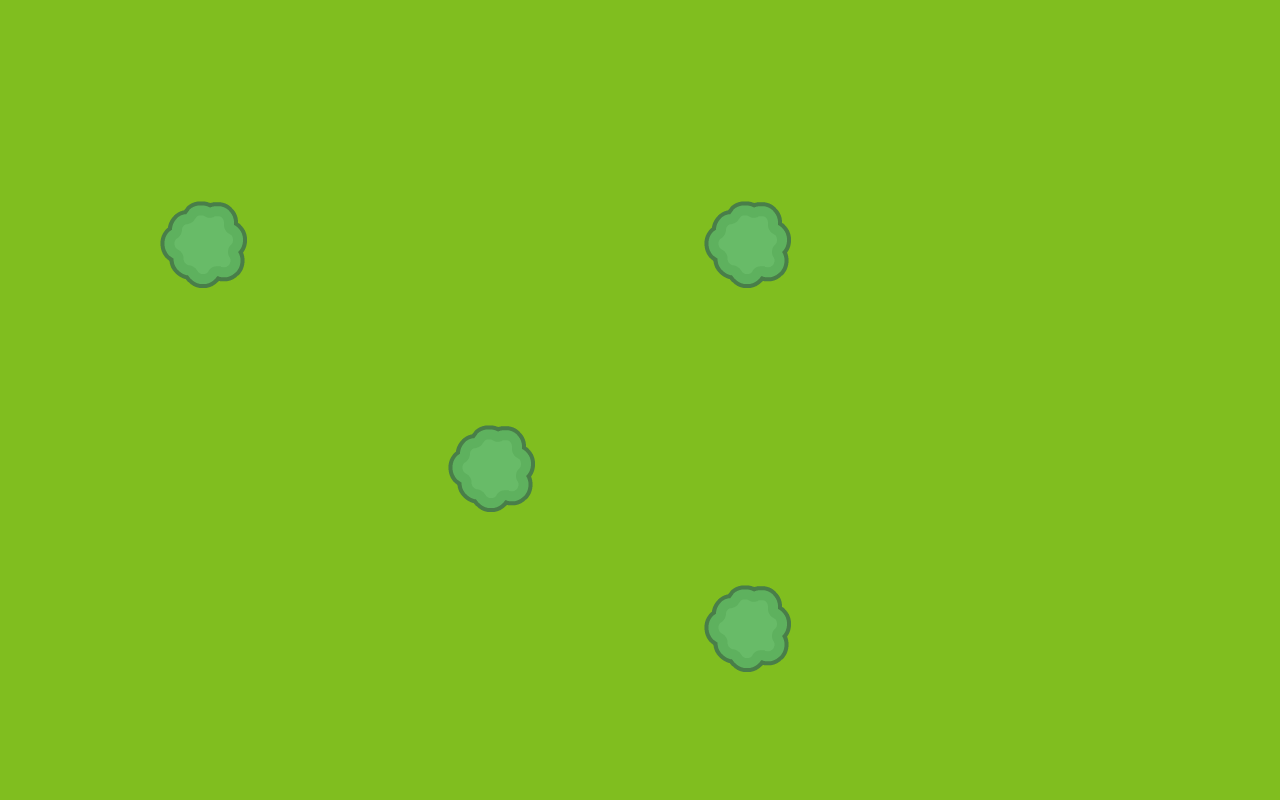

A level layout from a 2D game, rendered from its tile map. Below: a short description, then the map file with its tile-grid data intact:
An orthogonal 40x25 tile map with 32x32 px tiles, 2 tile layers (land, obstacles), 2 tilesets and 4 objects.

<map version="1.0" tiledversion="1.0.2" orientation="orthogonal" renderorder="right-down" width="40" height="25" tilewidth="32" tileheight="32" nextobjectid="25">
 <tileset firstgid="1" source="grass.tsx" />
 <tileset firstgid="17" source="treeSmall.tsx" />
 <layer name="land" width="40" height="25">
  <data encoding="csv">
4,4,1,2,3,4,4,4,4,4,4,4,4,4,1,2,3,4,4,4,4,8,8,8,8,8,8,8,8,8,1,2,3,4,4,4,4,4,4,4,
8,1,2,3,4,4,8,8,8,8,8,8,8,8,5,6,7,8,8,8,8,12,12,12,12,12,12,12,12,12,3,4,4,8,8,8,8,8,4,4,
12,1,2,3,4,8,12,12,12,12,12,12,12,12,9,10,11,12,12,12,12,16,16,16,16,16,16,16,16,16,1,2,3,4,12,12,12,1,2,3,
4,1,1,2,3,4,16,16,16,16,16,16,16,1,13,14,15,16,16,16,16,5,9,9,9,13,13,14,15,16,5,1,1,2,3,4,16,5,6,7,
8,5,1,1,1,1,1,1,1,1,1,1,1,5,5,5,9,9,9,9,9,9,13,13,13,13,14,15,16,9,9,5,5,1,1,1,2,9,10,11,
1,9,5,5,5,5,5,5,5,5,5,5,5,9,9,9,13,13,13,13,13,13,14,15,16,12,12,16,16,13,13,9,9,5,5,5,1,13,14,15,
5,13,9,9,9,9,9,9,9,9,9,9,9,13,13,13,14,15,16,8,8,12,12,12,16,16,16,15,16,8,13,13,13,9,9,9,5,13,14,15,
9,9,13,13,13,13,13,13,13,13,13,13,13,14,15,16,3,4,8,12,12,16,16,16,15,16,12,12,12,12,12,12,12,13,13,13,9,13,14,15,
13,13,13,13,13,13,13,13,13,13,13,1,2,3,4,4,4,8,12,16,16,15,16,16,16,16,16,16,16,16,16,16,16,9,13,13,13,13,14,15,
12,12,13,14,15,16,16,16,16,1,2,3,4,4,8,8,8,12,16,13,13,13,13,13,13,13,13,13,13,13,13,13,13,13,14,15,16,13,14,15,
16,16,16,16,16,16,16,13,1,2,3,4,8,8,12,12,12,16,12,12,12,12,12,8,8,8,8,8,8,4,4,4,1,2,3,4,1,13,14,15,
9,9,5,5,13,14,15,1,1,1,2,3,4,12,16,16,16,16,16,16,16,16,16,12,12,12,12,1,2,3,4,4,4,1,1,1,5,13,14,15,
1,1,2,3,4,4,4,4,4,4,4,4,4,4,4,4,4,4,4,4,4,4,4,4,4,1,2,3,4,4,1,1,1,5,5,5,1,13,14,15,
5,5,1,1,1,1,1,1,1,1,1,1,1,1,1,1,1,1,1,1,1,1,1,1,1,2,3,4,8,8,5,5,5,9,9,9,1,13,14,15,
9,9,5,5,5,5,5,5,5,5,5,5,5,5,5,5,5,5,5,5,5,5,5,5,5,1,1,1,1,1,9,9,9,13,13,13,1,13,14,15,
3,4,9,9,9,9,9,9,9,9,9,9,9,9,1,2,3,4,4,4,4,4,4,4,9,5,5,5,5,5,13,13,13,14,15,16,1,13,14,15,
3,4,13,13,13,13,13,13,13,1,2,3,4,4,4,4,4,8,8,8,8,8,8,8,13,9,9,9,9,9,9,9,9,1,2,1,5,13,14,15,
3,4,1,2,3,4,4,4,4,4,4,4,8,8,8,8,8,12,1,1,1,1,1,1,1,13,13,13,13,13,13,13,13,1,1,1,9,13,14,15,
3,4,1,1,1,1,1,1,2,3,4,4,4,4,4,4,4,4,4,4,4,4,4,4,4,4,4,4,4,4,4,4,4,5,5,1,13,14,15,16,
3,4,5,5,5,5,5,5,1,1,1,1,1,1,1,1,1,1,1,1,1,1,1,1,1,1,1,1,1,1,1,1,1,9,9,5,13,14,15,16,
3,4,9,9,9,9,9,9,5,5,5,5,5,5,5,5,5,5,5,5,5,5,5,5,5,5,5,5,5,5,5,5,5,13,13,9,13,14,15,16,
7,8,13,13,13,13,13,13,9,9,9,9,9,9,9,1,2,3,4,4,4,4,4,4,4,4,4,4,4,4,4,4,4,4,4,4,4,4,4,4,
11,12,4,4,4,4,2,3,4,4,4,4,4,4,4,4,4,4,8,8,8,8,8,8,8,8,8,8,8,8,8,8,8,8,8,8,8,8,8,8,
15,16,8,8,8,8,6,7,8,8,8,8,8,8,8,8,8,8,12,12,12,12,12,12,12,12,12,12,12,12,12,12,12,12,12,12,12,12,12,12,
12,12,12,12,12,12,10,11,12,12,12,12,12,12,12,12,12,12,16,16,16,16,16,16,16,16,16,16,16,16,16,16,16,16,16,16,16,16,16,16
</data>
 </layer>
 <objectgroup name="physics">
  <object id="20" x="163" y="204" width="85" height="82" />
  <object id="21" x="705" y="198" width="86" height="91" />
  <object id="22" x="449" y="424" width="86" height="87" />
  <object id="24" x="708" y="588" width="81" height="83" />
 </objectgroup>
 <layer name="obstacles" width="40" height="25">
  <data encoding="csv">
0,0,0,0,0,0,0,0,0,0,0,0,0,0,0,0,0,0,0,0,0,0,0,0,0,0,0,0,0,0,0,0,0,0,0,0,0,0,0,0,
0,0,0,0,0,0,0,0,0,0,0,0,0,0,0,0,0,0,0,0,0,0,0,0,0,0,0,0,0,0,0,0,0,0,0,0,0,0,0,0,
0,0,0,0,0,0,0,0,0,0,0,0,0,0,0,0,0,0,0,0,0,0,0,0,0,0,0,0,0,0,0,0,0,0,0,0,0,0,0,0,
0,0,0,0,0,0,0,0,0,0,0,0,0,0,0,0,0,0,0,0,0,0,0,0,0,0,0,0,0,0,0,0,0,0,0,0,0,0,0,0,
0,0,0,0,0,0,0,0,0,0,0,0,0,0,0,0,0,0,0,0,0,0,0,0,0,0,0,0,0,0,0,0,0,0,0,0,0,0,0,0,
0,0,0,0,0,0,0,0,0,0,0,0,0,0,0,0,0,0,0,0,0,0,0,0,0,0,0,0,0,0,0,0,0,0,0,0,0,0,0,0,
0,0,0,0,0,0,0,0,0,0,0,0,0,0,0,0,0,0,0,0,0,0,0,0,0,0,0,0,0,0,0,0,0,0,0,0,0,0,0,0,
0,0,0,0,0,0,0,0,0,0,0,0,0,0,0,0,0,0,0,0,0,0,0,0,0,0,0,0,0,0,0,0,0,0,0,0,0,0,0,0,
0,0,0,0,0,17,0,0,0,0,0,0,0,0,0,0,0,0,0,0,0,0,17,0,0,0,0,0,0,0,0,0,0,0,0,0,0,0,0,0,
0,0,0,0,0,0,0,0,0,0,0,0,0,0,0,0,0,0,0,0,0,0,0,0,0,0,0,0,0,0,0,0,0,0,0,0,0,0,0,0,
0,0,0,0,0,0,0,0,0,0,0,0,0,0,0,0,0,0,0,0,0,0,0,0,0,0,0,0,0,0,0,0,0,0,0,0,0,0,0,0,
0,0,0,0,0,0,0,0,0,0,0,0,0,0,0,0,0,0,0,0,0,0,0,0,0,0,0,0,0,0,0,0,0,0,0,0,0,0,0,0,
0,0,0,0,0,0,0,0,0,0,0,0,0,0,0,0,0,0,0,0,0,0,0,0,0,0,0,0,0,0,0,0,0,0,0,0,0,0,0,0,
0,0,0,0,0,0,0,0,0,0,0,0,0,0,0,0,0,0,0,0,0,0,0,0,0,0,0,0,0,0,0,0,0,0,0,0,0,0,0,0,
0,0,0,0,0,0,0,0,0,0,0,0,0,0,0,0,0,0,0,0,0,0,0,0,0,0,0,0,0,0,0,0,0,0,0,0,0,0,0,0,
0,0,0,0,0,0,0,0,0,0,0,0,0,0,17,0,0,0,0,0,0,0,0,0,0,0,0,0,0,0,0,0,0,0,0,0,0,0,0,0,
0,0,0,0,0,0,0,0,0,0,0,0,0,0,0,0,0,0,0,0,0,0,0,0,0,0,0,0,0,0,0,0,0,0,0,0,0,0,0,0,
0,0,0,0,0,0,0,0,0,0,0,0,0,0,0,0,0,0,0,0,0,0,0,0,0,0,0,0,0,0,0,0,0,0,0,0,0,0,0,0,
0,0,0,0,0,0,0,0,0,0,0,0,0,0,0,0,0,0,0,0,0,0,0,0,0,0,0,0,0,0,0,0,0,0,0,0,0,0,0,0,
0,0,0,0,0,0,0,0,0,0,0,0,0,0,0,0,0,0,0,0,0,0,0,0,0,0,0,0,0,0,0,0,0,0,0,0,0,0,0,0,
0,0,0,0,0,0,0,0,0,0,0,0,0,0,0,0,0,0,0,0,0,0,17,0,0,0,0,0,0,0,0,0,0,0,0,0,0,0,0,0,
0,0,0,0,0,0,0,0,0,0,0,0,0,0,0,0,0,0,0,0,0,0,0,0,0,0,0,0,0,0,0,0,0,0,0,0,0,0,0,0,
0,0,0,0,0,0,0,0,0,0,0,0,0,0,0,0,0,0,0,0,0,0,0,0,0,0,0,0,0,0,0,0,0,0,0,0,0,0,0,0,
0,0,0,0,0,0,0,0,0,0,0,0,0,0,0,0,0,0,0,0,0,0,0,0,0,0,0,0,0,0,0,0,0,0,0,0,0,0,0,0,
0,0,0,0,0,0,0,0,0,0,0,0,0,0,0,0,0,0,0,0,0,0,0,0,0,0,0,0,0,0,0,0,0,0,0,0,0,0,0,0
</data>
 </layer>
</map>
